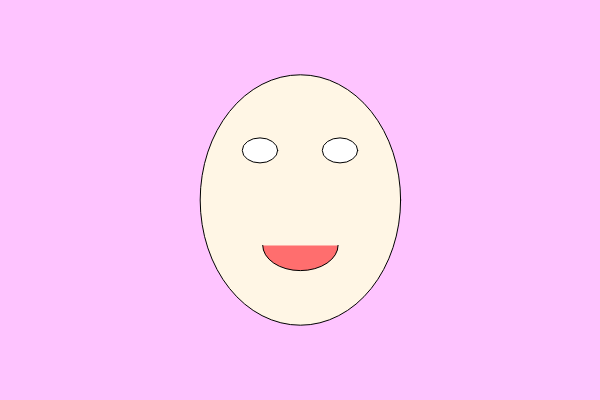
Frame 1 (no input)
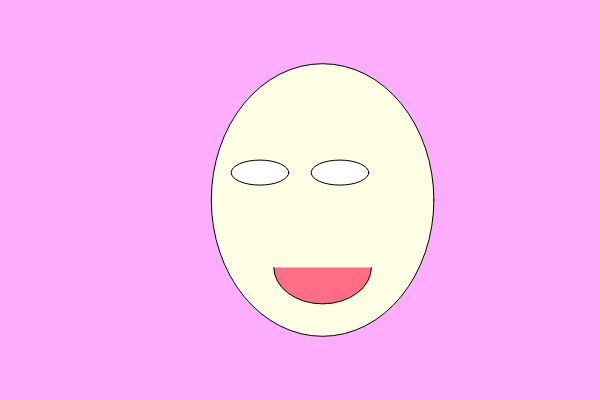
Frame 60 (no input)
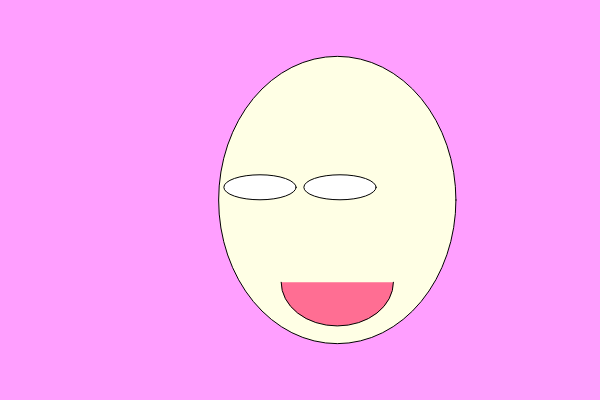
Frame 120 (the mouse pressed at the canvas centre since frame 60)

The p5.js sketch that drew these frames (run headless with seeded random() and noise() and a simulated clock; from frame 60 on, the mouse is pressed at the canvas centre):

// p5.js sketch
// ── sketch.js
function setup() {
  createCanvas(600,400);// Tamany de l'àrea de dibuix
  // El primer numero es l'amplada en pixels i el segon número es l'alçada en pixels.
}
function draw() {
  let sinus=sin(frameCount*0.01)*40;//Let sinus es una variabl, es un nom que conte numeros que canvia, es a dir una variable numèrica on guardem numeros que probenen de la funció sinus que el que genera numeros entre -1 i +1. Si els numeros entre -1 i +1 es multiplican per20 es tranforen numeros entre-20 i +20. No son aleatoris sino que aniran augmentanti disminuint sempre. Aquesta variablela puc sumar, multiplicar, dividir, o canviar en qualsevol perametre de leas funcion seguents.
  background(254+sinus, 196-sinus, 255+sinus);//Color de fons del dibulix
  //El primer número es el nivell de vermell "R", el segon número és el nivell de verd "G" iel tercer numero es l'intensitat de blau  "B" per tant el color RGB en html. Dintre del background o fons.
  fill(255, 246+sinus, 229);//Color de la cara exterior
  // En el cas del fill serà el mateix pero el que fa es omplir de color la figura següent que son dos elipses.
  ellipse(300+sinus,200,200+sinus,250+sinus);//Forma de cara exterior
  // El primer numero es la pocisió x del sentre el centre de lpelipse des de la cantonada superior esquerre que es al "0,0", el segon numero es la pocisio "y" o alçada del centre de l'elipse i el tercer numero es l'amplada del elipse. El quart numero es l'alçada de l'ellipse. 
    fill(255+sinus, 255+sinus, 255);//color blanc del ulls
  ellipse(260,150+sinus,35+sinus,25);//Forma d'ull dret perquè x=260
    ellipse(340,150+sinus,35+sinus,25);//Forma d'ull esquqerre perquè x=340
   fill(255, 110, 110+sinus);//Color de la boca
  arc(300+sinus, 245+sinus, 75+sinus, 50+sinus,0,PI);//Forma de la boca
}
